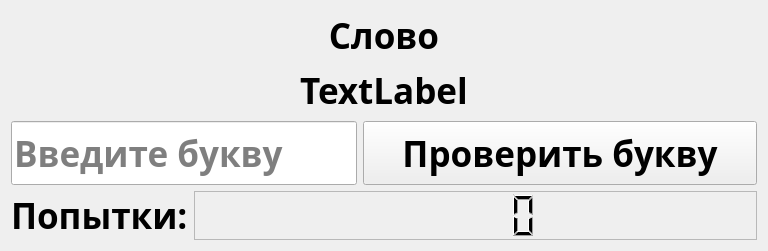
<?xml version="1.0" encoding="UTF-8"?>
<ui version="4.0">
 <class>GameWindow</class>
 <widget class="QWidget" name="GameWindow">
  <property name="geometry">
   <rect>
    <x>0</x>
    <y>0</y>
    <width>768</width>
    <height>251</height>
   </rect>
  </property>
  <property name="sizePolicy">
   <sizepolicy hsizetype="Preferred" vsizetype="Preferred">
    <horstretch>0</horstretch>
    <verstretch>0</verstretch>
   </sizepolicy>
  </property>
  <property name="minimumSize">
   <size>
    <width>0</width>
    <height>0</height>
   </size>
  </property>
  <property name="maximumSize">
   <size>
    <width>768</width>
    <height>400</height>
   </size>
  </property>
  <property name="font">
   <font>
    <family>Bahnschrift Condensed</family>
    <pointsize>26</pointsize>
    <weight>75</weight>
    <bold>true</bold>
   </font>
  </property>
  <property name="windowTitle">
   <string>The Gallows</string>
  </property>
  <layout class="QGridLayout" name="gridLayout">
   <item row="0" column="0">
    <layout class="QVBoxLayout" name="verticalLayout">
     <item>
      <widget class="QLabel" name="Label">
       <property name="text">
        <string>Слово</string>
       </property>
       <property name="alignment">
        <set>Qt::AlignCenter</set>
       </property>
      </widget>
     </item>
     <item>
      <widget class="QLabel" name="wordLabel">
       <property name="text">
        <string>TextLabel</string>
       </property>
       <property name="alignment">
        <set>Qt::AlignCenter</set>
       </property>
      </widget>
     </item>
    </layout>
   </item>
   <item row="1" column="0">
    <layout class="QFormLayout" name="formLayout">
     <item row="0" column="0">
      <widget class="QLineEdit" name="signEdit">
       <property name="sizePolicy">
        <sizepolicy hsizetype="Preferred" vsizetype="Preferred">
         <horstretch>100</horstretch>
         <verstretch>0</verstretch>
        </sizepolicy>
       </property>
       <property name="placeholderText">
        <string>Введите букву</string>
       </property>
      </widget>
     </item>
     <item row="0" column="1">
      <widget class="QPushButton" name="checkWord">
       <property name="sizePolicy">
        <sizepolicy hsizetype="Expanding" vsizetype="Expanding">
         <horstretch>0</horstretch>
         <verstretch>0</verstretch>
        </sizepolicy>
       </property>
       <property name="text">
        <string>Проверить букву</string>
       </property>
      </widget>
     </item>
    </layout>
   </item>
   <item row="2" column="0">
    <layout class="QFormLayout" name="formLayout_2">
     <item row="0" column="0">
      <widget class="QLabel" name="label">
       <property name="text">
        <string>Попытки:</string>
       </property>
      </widget>
     </item>
     <item row="0" column="1">
      <widget class="QLCDNumber" name="tryNum">
       <property name="frameShape">
        <enum>QFrame::StyledPanel</enum>
       </property>
       <property name="frameShadow">
        <enum>QFrame::Sunken</enum>
       </property>
       <property name="midLineWidth">
        <number>4</number>
       </property>
      </widget>
     </item>
    </layout>
   </item>
  </layout>
 </widget>
 <resources/>
 <connections/>
</ui>
